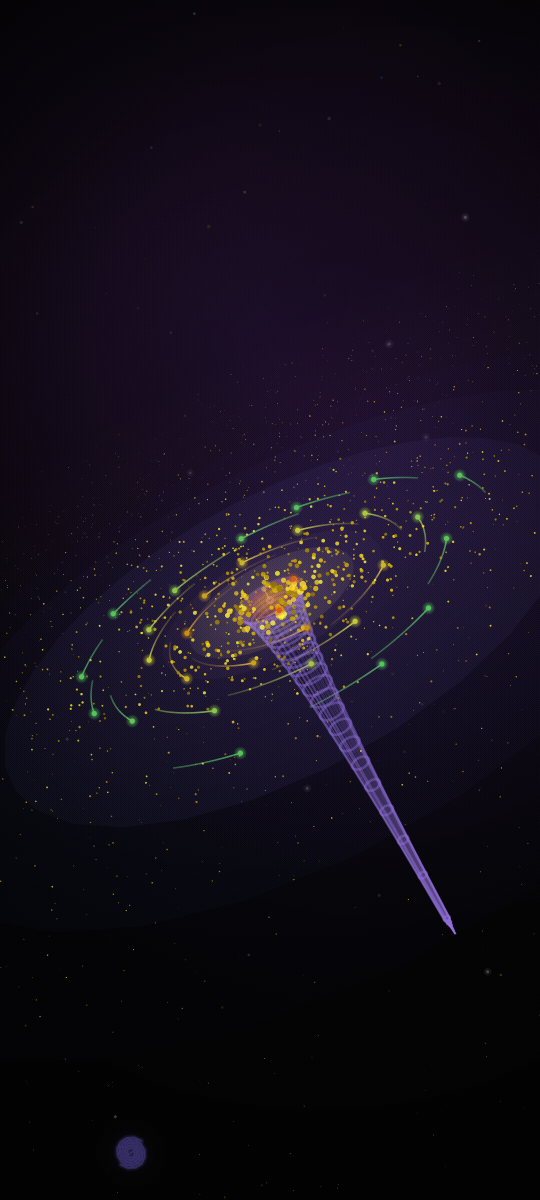
#> input picture assets/screenshots/android/android-1.png, 1080 x 2400 px (shown at 1/2 size); its folder holds only this picture in this run
$ python generate_screenshots.py
#> lines starting #> are read from the running program, lines starting #| are printed output that depends on the picture
#!/usr/bin/env python3
"""
Screenshot Generator for Graviton App

This script processes raw screenshots from Android, iOS, and macOS devices to generate:
1. Low-resolution images suitable for README display
2. Platform-specific feature images for app stores
3. Organized folder structure for different use cases

Requirements:
- Pillow (PIL): pip install Pillow

Usage:
    # Default: Generate highest resolution feature images + README images
    python3 tools/generate_screenshots.py

    # Generate all available sizes for all platforms
    python3 tools/generate_screenshots.py --all-sizes

    # Custom Android sizes only
    python3 tools/generate_screenshots.py --android-sizes 2560x1440 1920x1080

    # Custom iOS sizes only
    python3 tools/generate_screenshots.py --ios-sizes 2778x1284 2688x1242

    # Custom macOS sizes only (supports 1280x800, 1440x900, 2560x1600, 2880x1800)
    python3 tools/generate_screenshots.py --macos-sizes 2880x1800 2560x1600

    # Generate only README images
    python3 tools/generate_screenshots.py --readme-only

    # Generate only feature images with custom width
    python3 tools/generate_screenshots.py --feature-only --max-width 400
"""

import os
import sys
from pathlib import Path
from PIL import Image, ImageEnhance, ImageFilter
import argparse
import json
from typing import Dict, List, Tuple, Optional

class ScreenshotProcessor:
    """Handles processing of screenshots for different platforms and use cases."""

    def __init__(self, project_root: Path, android_sizes: Optional[List[Tuple[int, int]]] = None,
                 ios_sizes: Optional[List[Tuple[int, int]]] = None,
                 macos_sizes: Optional[List[Tuple[int, int]]] = None):
        self.project_root = project_root
        self.assets_path = project_root / "assets" / "screenshots"
        self.output_path = project_root / "assets" / "screenshots"

        # README display settings
        self.readme_max_width = 300
        self.readme_quality = 85

        # All available feature image dimensions
        self.all_android_sizes = [
            (1920, 1080),  # 16:9 landscape
            (1080, 1920),  # 9:16 portrait
            (2560, 1440),  # QHD 16:9
            (1440, 2560),  # QHD 9:16
        ]

        self.all_ios_sizes = [
            (1242, 2688),  # iPhone 11 Pro Max, 12 Pro Max portrait
            (2688, 1242),  # iPhone 11 Pro Max, 12 Pro Max landscape
            (1284, 2778),  # iPhone 12 Pro, 13 Pro portrait
            (2778, 1284),  # iPhone 12 Pro, 13 Pro landscape
        ]

        self.all_macos_sizes = [
            (1280, 800),   # Mac App Store size (16:10)
            (1440, 900),   # Mac App Store size (16:10)
            (2560, 1600),  # Mac App Store size (16:10)
            (2880, 1800),  # Mac App Store size (16:10) - Retina
        ]

        # Use provided sizes or Apple/Google required dimensions
        self.android_feature_sizes = android_sizes or [(1080, 2400)]  # Android original size is fine
        self.ios_feature_sizes = ios_sizes or [(1284, 2778)]  # Apple required iPhone size
        self.macos_feature_sizes = macos_sizes or [(2880, 1800)]  # Mac App Store highest resolution

        # Quality settings
        self.feature_quality = 95
        self.readme_quality = 85

    def setup_directories(self):
        """Create necessary output directories."""
        directories = [
            self.output_path / "android" / "readme",
            self.output_path / "android" / "feature",
            self.output_path / "ios" / "readme",
            self.output_path / "ios" / "feature",
            self.output_path / "macos" / "readme",
            self.output_path / "macos" / "feature",
        ]

        for directory in directories:
            directory.mkdir(parents=True, exist_ok=True)
            print(f"📁 Created directory: {directory}")

    def get_raw_screenshots(self, platform: str) -> List[Path]:
        """Get list of raw screenshot files for a platform."""
        platform_path = self.assets_path / platform
        if not platform_path.exists():
            print(f"❌ Platform directory not found: {platform_path}")
            return []

        # Get all PNG files, sorted naturally
        screenshots = sorted([
            f for f in platform_path.glob("*.png")
            if not f.name.startswith(".")
        ])

        print(f"📱 Found {len(screenshots)} {platform} screenshots")
        return screenshots

    def calculate_resize_dimensions(self, original_size: Tuple[int, int], target_width: int) -> Tuple[int, int]:
        """Calculate new dimensions maintaining aspect ratio."""
        orig_width, orig_height = original_size
        if orig_width <= target_width:
            return original_size

        ratio = target_width / orig_width
        new_height = int(orig_height * ratio)
        return (target_width, new_height)

    def enhance_image_for_readme(self, image: Image.Image) -> Image.Image:
        """Apply subtle enhancements for README display."""
        # Slight sharpening for better clarity at small sizes
        enhanced = image.filter(ImageFilter.UnsharpMask(radius=0.5, percent=120, threshold=3))

        # Slight contrast boost for better visibility
        enhancer = ImageEnhance.Contrast(enhanced)
        enhanced = enhancer.enhance(1.1)

        return enhanced

    def create_feature_image(self, source_image: Image.Image, target_size: Tuple[int, int],
                           background_color: Tuple[int, int, int] = (26, 26, 46)) -> Image.Image:
        """Create a feature image with exact target dimensions for app store requirements."""
        source_width, source_height = source_image.size
        target_width, target_height = target_size

        # For Android, if source is already the right size, keep it
        if (source_width, source_height) == (target_width, target_height):
            return source_image

        # For iOS or other cases, resize to exact target dimensions while maintaining aspect ratio
        # Calculate scale to fit within target while maintaining proportions
        scale_width = target_width / source_width
        scale_height = target_height / source_height
        scale = min(scale_width, scale_height)  # Fit within bounds

        # Calculate new dimensions
        new_width = int(source_width * scale)
        new_height = int(source_height * scale)

        # Resize the image
        resized_image = source_image.resize((new_width, new_height), Image.Resampling.LANCZOS)

        # If resized image doesn't exactly match target, center it on black background
        if (new_width, new_height) != (target_width, target_height):
            final_image = Image.new('RGB', (target_width, target_height), (0, 0, 0))
            x_offset = (target_width - new_width) // 2
            y_offset = (target_height - new_height) // 2
            final_image.paste(resized_image, (x_offset, y_offset))
            return final_image
        else:
            return resized_image

    def process_readme_images(self):
        """Generate low-resolution images for README."""
        print("\n🔄 Processing README images...")

        for platform in ["android", "ios", "macos"]:
            screenshots = self.get_raw_screenshots(platform)
            if not screenshots:
                continue

            platform_readme_path = self.output_path / platform / "readme"
            platform_readme_path.mkdir(exist_ok=True)

            for screenshot_path in screenshots:
                try:
                    with Image.open(screenshot_path) as img:
                        # Calculate new dimensions
#> img is the input picture: PIL image 1080x2400 RGB; mean R, G, B 19.1, 13.3, 26.3
                        new_size = self.calculate_resize_dimensions(img.size, self.readme_max_width)
#> new_size = (300, 666)

                        # Resize and enhance
                        resized = img.resize(new_size, Image.Resampling.LANCZOS)
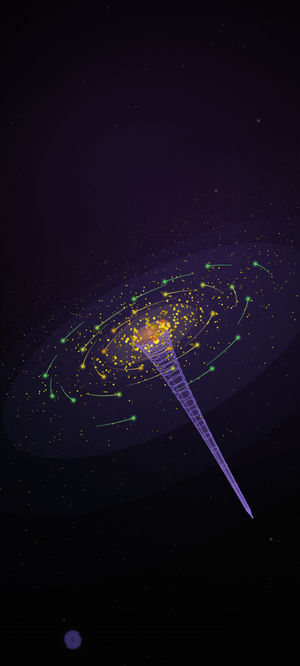
#> resized: PIL image 300x666 RGB; mean R, G, B 19.1, 13.4, 26.3
                        enhanced = self.enhance_image_for_readme(resized)

                        # Save with optimized settings
                        output_path = platform_readme_path / screenshot_path.name
                        enhanced.save(
                            output_path,
                            "PNG",
                            optimize=True,
                            quality=self.readme_quality
                        )

                        orig_size = f"{img.size[0]}×{img.size[1]}"
#> orig_size = '1080×2400'
                        new_size_str = f"{new_size[0]}×{new_size[1]}"
#> new_size_str = '300×666'
                        print(f"  ✅ {screenshot_path.name}: {orig_size} → {new_size_str}")
#|   ✅ android-1.png: 1080×2400 → 300×666

                except Exception as e:
                    print(f"  ❌ Failed to process {screenshot_path.name}: {e}")

    def process_feature_images(self):
        """Generate feature images for app stores."""
        print("\n🔄 Processing feature images...")

        # Process Android feature images
        android_screenshots = self.get_raw_screenshots("android")
        if android_screenshots:
            print(f"\n📱 Processing Android feature images...")
            android_feature_path = self.output_path / "android" / "feature"

            # Create feature images for all screenshots in all required sizes
            for screenshot_path in android_screenshots:
                screenshot_name = screenshot_path.stem  # e.g., "android-1"

                for size in self.android_feature_sizes:
                    try:
                        with Image.open(screenshot_path) as img:
                            feature_img = self.create_feature_image(img, size)

                            output_name = f"{screenshot_name}_{size[0]}x{size[1]}.png"
                            output_path = android_feature_path / output_name

                            feature_img.save(output_path, "PNG", quality=self.feature_quality)
                            print(f"  ✅ Android {size[0]}×{size[1]}: {output_name}")

                    except Exception as e:
                        print(f"  ❌ Failed to create Android feature {size} for {screenshot_path.name}: {e}")

        # Process iOS feature images
        ios_screenshots = self.get_raw_screenshots("ios")
        if ios_screenshots:
            print(f"\n📱 Processing iOS feature images...")
            ios_feature_path = self.output_path / "ios" / "feature"

            # Create feature images for all screenshots in all required sizes
            for screenshot_path in ios_screenshots:
                screenshot_name = screenshot_path.stem  # e.g., "ios-1"

                for size in self.ios_feature_sizes:
                    try:
                        with Image.open(screenshot_path) as img:
                            feature_img = self.create_feature_image(img, size)

                            output_name = f"{screenshot_name}_{size[0]}x{size[1]}.png"
                            output_path = ios_feature_path / output_name

                            feature_img.save(output_path, "PNG", quality=self.feature_quality)
                            print(f"  ✅ iOS {size[0]}×{size[1]}: {output_name}")

                    except Exception as e:
                        print(f"  ❌ Failed to create iOS feature {size} for {screenshot_path.name}: {e}")

        # Process macOS feature images
        macos_screenshots = self.get_raw_screenshots("macos")
        if macos_screenshots:
            print(f"\n💻 Processing macOS feature images...")
            macos_feature_path = self.output_path / "macos" / "feature"

            # Create feature images for all screenshots in all required sizes
            for screenshot_path in macos_screenshots:
                screenshot_name = screenshot_path.stem  # e.g., "macos-1"

                for size in self.macos_feature_sizes:
                    try:
                        with Image.open(screenshot_path) as img:
                            feature_img = self.create_feature_image(img, size)

                            output_name = f"{screenshot_name}_{size[0]}x{size[1]}.png"
                            output_path = macos_feature_path / output_name

                            feature_img.save(output_path, "PNG", quality=self.feature_quality)
                            print(f"  ✅ macOS {size[0]}×{size[1]}: {output_name}")

                    except Exception as e:
                        print(f"  ❌ Failed to create macOS feature {size} for {screenshot_path.name}: {e}")

    def print_summary(self):
        """Print processing summary."""
        print(f"\n📊 Processing Summary:")
        print(f"{'='*50}")

        # Count generated files
        android_readme_count = len(list((self.output_path / "android" / "readme").glob("*.png")))
        ios_readme_count = len(list((self.output_path / "ios" / "readme").glob("*.png")))
        macos_readme_count = len(list((self.output_path / "macos" / "readme").glob("*.png")))
        android_feature_count = len(list((self.output_path / "android" / "feature").glob("*.png")))
        ios_feature_count = len(list((self.output_path / "ios" / "feature").glob("*.png")))
        macos_feature_count = len(list((self.output_path / "macos" / "feature").glob("*.png")))

        print(f"📱 README images:")
        print(f"   🤖 Android: {android_readme_count}")
        print(f"   🍎 iOS: {ios_readme_count}")
        print(f"   💻 macOS: {macos_readme_count}")
        print(f"\n🎨 Feature images:")
        print(f"   🤖 Android: {android_feature_count}")
        print(f"   🍎 iOS: {ios_feature_count}")
        print(f"   💻 macOS: {macos_feature_count}")
        print(f"\n📁 Output structure:")
        print(f"  assets/screenshots/android/    - Android images")
        print(f"  assets/screenshots/ios/        - iOS images")
        print(f"  assets/screenshots/macos/      - macOS images")

def parse_size_argument(size_str: str) -> Tuple[int, int]:
    """Parse a size string like '2560x1440' into a tuple."""
    try:
        width, height = size_str.split('x')
        return (int(width), int(height))
    except ValueError:
        raise argparse.ArgumentTypeError(f"Size must be in format WIDTHxHEIGHT, got: {size_str}")

def main():
    """Main execution function."""
    parser = argparse.ArgumentParser(description="Generate screenshots for Graviton app")
    parser.add_argument("--readme-only", action="store_true", help="Generate only README images")
    parser.add_argument("--feature-only", action="store_true", help="Generate only feature images")
    parser.add_argument("--max-width", type=int, default=300, help="Max width for README images")

    # Feature image size configuration
    parser.add_argument("--android-sizes", nargs="+", type=parse_size_argument,
                       help="Android feature image sizes (e.g., 2560x1440 1920x1080). Defaults to highest resolution.")
    parser.add_argument("--ios-sizes", nargs="+", type=parse_size_argument,
                       help="iOS feature image sizes (e.g., 2778x1284 2688x1242). Defaults to highest resolution.")
    parser.add_argument("--macos-sizes", nargs="+", type=parse_size_argument,
                       help="macOS feature image sizes (e.g., 2880x1800 2560x1600 1440x900 1280x800). Defaults to highest resolution.")
    parser.add_argument("--all-sizes", action="store_true",
                       help="Generate all available sizes for all platforms")

    args = parser.parse_args()

    # Determine feature image sizes
    android_sizes = None
    ios_sizes = None
    macos_sizes = None

    if args.all_sizes:
        # Use all available sizes
        android_sizes = [(1920, 1080), (1080, 1920), (2560, 1440), (1440, 2560)]
        ios_sizes = [(1242, 2688), (2688, 1242), (1284, 2778), (2778, 1284)]
        macos_sizes = [(1280, 800), (1440, 900), (2560, 1600), (2880, 1800)]
    else:
        # Use custom sizes if provided
        android_sizes = args.android_sizes
        ios_sizes = args.ios_sizes
        macos_sizes = args.macos_sizes

    # Detect project root
    script_path = Path(__file__).parent
    project_root = script_path.parent

    print("🚀 Graviton Screenshot Processor")
    print(f"📂 Project root: {project_root}")

    # Check if Pillow is installed
    try:
        from PIL import Image
    except ImportError:
        print("❌ Pillow not installed. Run: pip install Pillow")
        sys.exit(1)

    # Initialize processor with custom sizes
    processor = ScreenshotProcessor(project_root, android_sizes, ios_sizes, macos_sizes)

    # Print configuration
    print(f"📱 Android feature sizes: {processor.android_feature_sizes}")
    print(f"🍎 iOS feature sizes: {processor.ios_feature_sizes}")
    print(f"💻 macOS feature sizes: {processor.macos_feature_sizes}")

    # Override max width if specified
    if args.max_width:
        processor.readme_max_width = args.max_width

    # Setup directories
    processor.setup_directories()

    # Process based on arguments
    if args.feature_only:
        processor.process_feature_images()
    elif args.readme_only:
        processor.process_readme_images()
    else:
        # Process everything
        processor.process_readme_images()
        processor.process_feature_images()

    # Print summary
    processor.print_summary()
    print(f"\n✅ Screenshot processing complete!")

if __name__ == "__main__":
    main()
